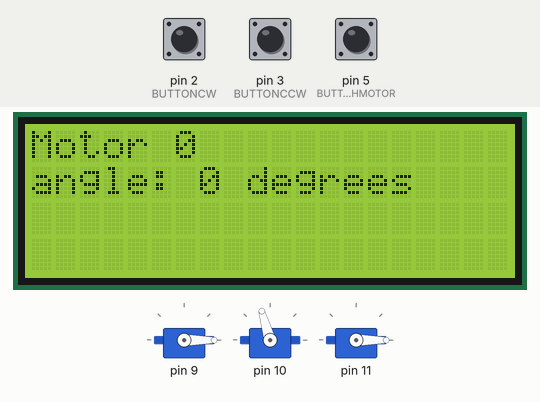
Simulated run of this sketch. Board: Arduino Uno, built with avr-gcc and run on an emulated ATmega328P. Shown: 20×4 character LCD, 3 × servo. Inputs (shaded band) come from the test bench; at power-on: pin 2 (BUTTONCW) LOW, pin 5 (BUTTONSWITCHMOTOR) LOW, pin 3 (BUTTONCCW) LOW. What the sketch prints to the serial monitor is not drawn.

Above: at 1.2 s.
1.3 s: pin 2 (BUTTONCW) pulled HIGH for 1 s
At 3.0 s:
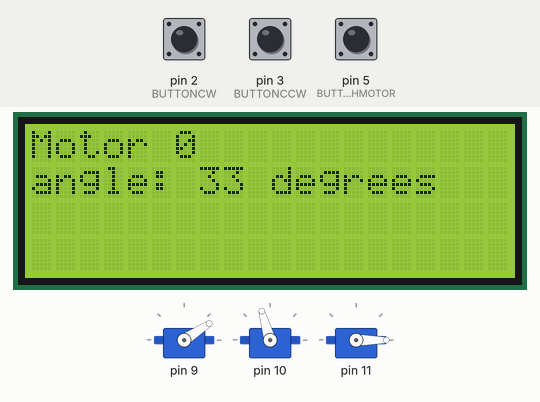
3.8 s: pin 2 (BUTTONCW) pulled HIGH for 3.2 s
At 5.1 s:
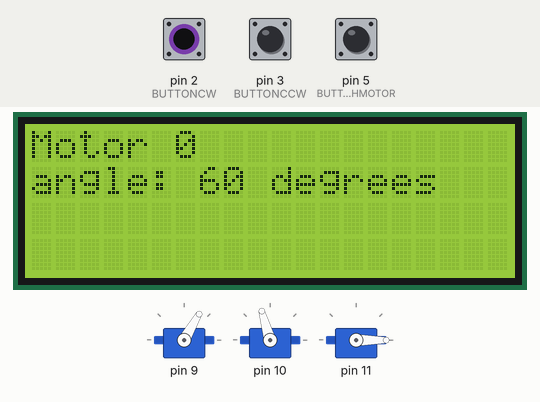
8.5 s: pin 5 (BUTTONSWITCHMOTOR) pulled HIGH for 1 s
At 10.5 s:
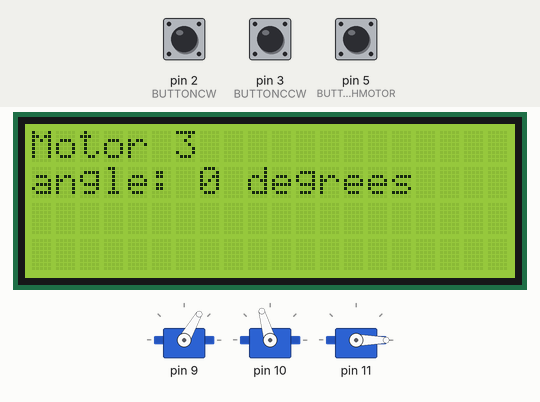
11.0 s: pin 5 (BUTTONSWITCHMOTOR) pulled HIGH for 0.15 s
At 11.8 s:
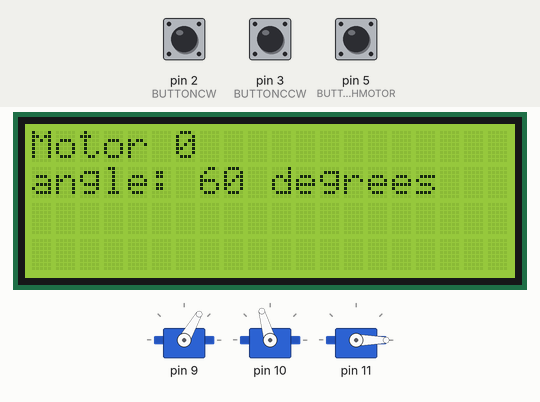
14.1 s: pin 3 (BUTTONCCW) pulled HIGH for 3.2 s
At 14.31 s:
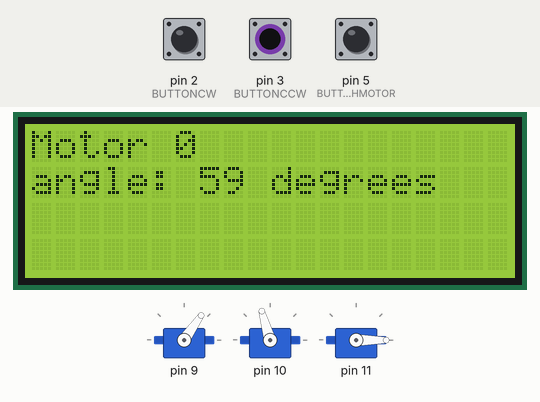
18.8 s: pin 2 (BUTTONCW) pulled HIGH for 3.2 s
At 18.99 s:
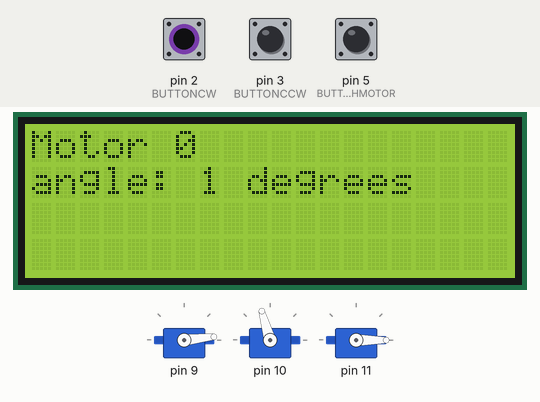
Timing chart, 0 to 22.1 s (numbered marks = the images above; inputs shaded):
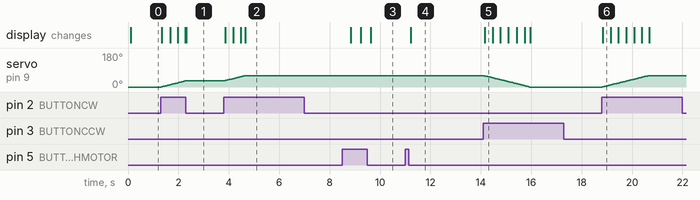

The sketch:

SerialArmController.ino
```cpp
#include "Motors.h"
#include <LiquidCrystal_I2C.h>
LiquidCrystal_I2C lcd(0x27,20,4);
//global variables

int BUTTONSWITCHMOTOR = 5;//port

Motor servoMotor[4]= {}; //init object with 1x4 array

void setup()
{
  Serial.begin(9600);//serial comms

  lcd.init();
  lcd.backlight();


  servoMotor[0].servoAttach(9);//attach servo var to pin
  servoMotor[1].servoAttach(10);
  servoMotor[2].servoAttach(11);

  servoMotor[0].servoWrite(0);//9--> mid arm
  servoMotor[1].servoWrite(106);//10--> left arm
  servoMotor[2].servoWrite(0);//11--> rotate base
  servoMotor[3].servoWrite(0);//.. --> end effector

  servoMotor[0].setAngleLimits(0,60); //ROM(min, max)
  servoMotor[1].setAngleLimits(0,106);
  servoMotor[2].setAngleLimits(0,180);
  servoMotor[3].setAngleLimits(0,180);

for (int i = 0;i<4;i++)//itterate through array
{
  //servoMotor[i].servoWrite(0);//starting all motors at angle 0 deg
  servoMotor[i].BUTTONCW = 2;//all motors use same CW and CCW buttons
  servoMotor[i].BUTTONCCW = 3;
  pinMode(servoMotor[i].BUTTONCW, INPUT);//init all button members as input for each motor
  pinMode(servoMotor[i].BUTTONCCW, INPUT);
}
  pinMode(BUTTONSWITCHMOTOR, INPUT);

}

void processAllMotors()
{
  static int BUTTONSwitchstate = 0;
  static int cidx = 0;//only initialized once throughout runtime
  static int prevCidx = -1;
  static int currMotorAng[4];
  static int prevMotorAng[4];
  BUTTONSwitchstate = digitalRead(BUTTONSWITCHMOTOR);//Checks button3(BUTTONSWITCHMOTOR)

  if (BUTTONSwitchstate == HIGH)//If button3 HIGH, switch to next motor
  {
    while (BUTTONSwitchstate)
    {
      if ((millis() % 400)==0)
      {
        cidx+=1;
        BUTTONSwitchstate = LOW;
      }
    }
  }
  if (cidx >3)
  {
    cidx = 0;
  }

  Serial.print("Motor: " + String(cidx) + " ");
  servoMotor[cidx].processMotor();//Object[specific array].func
  currMotorAng[cidx]=servoMotor[cidx].getCurrAngleDeg();

  if ((cidx != prevCidx) || (prevMotorAng[cidx] != currMotorAng[cidx]))
  {
    lcd.clear();
    lcd.setCursor(0,0);
    lcd.print("Motor " + String(cidx));
    lcd.setCursor(0,1);
    lcd.print("angle: " + String(currMotorAng[cidx]) + " degrees");
  }
  prevCidx = cidx;
  prevMotorAng[cidx]=currMotorAng[cidx];
}

void loop()
{
  static int time = 0;
  time = millis();
  if ((time % 15)==0)
  {
    processAllMotors(); //func decides which motor to use and then processes specific motor
  }
}

//in lcd: print ascii char at bottom row and have slide into and out of that row

//implement touch screen
//implement wifi iot w/ ESP
//be able to move mult motors at once (when i have better controller or touch screen) --> threads,

//implement emg control
//switch to arduino mega
//Have simulation runing through code at same time
//Have arduinos work together?
//Raspberry Pi implement for computer vision eventually

//Notes:
//sda: data, scl: clock
```

Motors.cpp
```cpp
#include "Motors.h"

//funcs

void Motor::servoAttach(int digPinInput)//Class::Function(param)
{
  myservo.attach(digPinInput);  // attaches the servo on pin 9 or 10 to the servo object
}

void Motor::servoWrite(int angleDeg)
{
myservo.write(angleDeg);
//servoMotor[0].servoWrite(42); EXAMPLE
servoAngleValDEG = angleDeg;//sets current angle as private member angle for motor object
}

void Motor::setAngleLimits(int min, int max)
{
minAngleDeg = min;
maxAngleDeg = max;
}

void Motor::processMotor() //processMotor function is part of class Motor
{
  BUTTONCWstate = digitalRead(BUTTONCW);
  BUTTONCCWstate = digitalRead(BUTTONCCW);
  if (BUTTONCWstate == HIGH && BUTTONCCWstate == LOW)
  {
    servoAngleValDEG+=1;
    if (servoAngleValDEG>maxAngleDeg)//prevents 180+ degrees
    {
      servoAngleValDEG = maxAngleDeg;
    }
    myservo.write(servoAngleValDEG);//writes angle to servo
  }
  if (BUTTONCCWstate == HIGH && BUTTONCWstate == LOW)
  {
    servoAngleValDEG-=1;
    if (servoAngleValDEG<minAngleDeg)//prevents negative degrees
    {
      servoAngleValDEG = minAngleDeg;
    }
    myservo.write(servoAngleValDEG);//writes angle to servo
  }
  Serial.print("angle: ");
  Serial.println(servoAngleValDEG);


}
int Motor::getCurrAngleDeg()
{
return servoAngleValDEG;
}
```

Motors.h
```cpp
#pragma once
#include <Arduino.h>
#include <Servo.h>

//declaration of Class/initializations
class Motor
{
  public://use outside of class(internal)
    void processMotor();
    void servoAttach(int digPinInput);// func with parameter to use any motor
    void servoWrite(int angleDeg);
    void setAngleLimits(int min, int max);
    int getCurrAngleDeg();
    int BUTTONCW;//port
    int BUTTONCCW;//port

  private://can only be seen by func in "Motor" class
    Servo myservo;//created object "myservo"
    int servoAngleValDEG;//var
    int BUTTONCWstate = 0;//var
    int BUTTONCCWstate = 0;
    int minAngleDeg;
    int maxAngleDeg;
};
```

Measured:
- after the input at 1.3 s, servo on pin 9: moves from 0° to 33° over 0.97 s, starting at once; the display: first changes after 0.05 s (image 1 shows a later state)
- after the input at 3.8 s, servo on pin 9: moves from 33° to 60° over 0.82 s, starting at once; the display: first changes after 0.05 s (image 2 shows a later state)
- after the input at 8.5 s, the display: first changes after 0.33 s (image 3 shows a later state)
- after the input at 11.0 s, the display: changes after 0.23 s (image 4)
- after the input at 14.1 s, servo on pin 9: moves from 60° to 0° over 1.8 s, starting at once; the display: changes after 0.05 s (image 5)
- after the input at 18.8 s, servo on pin 9: moves from 0° to 60° over 1.8 s, starting at once; the display: changes at once (image 6)
